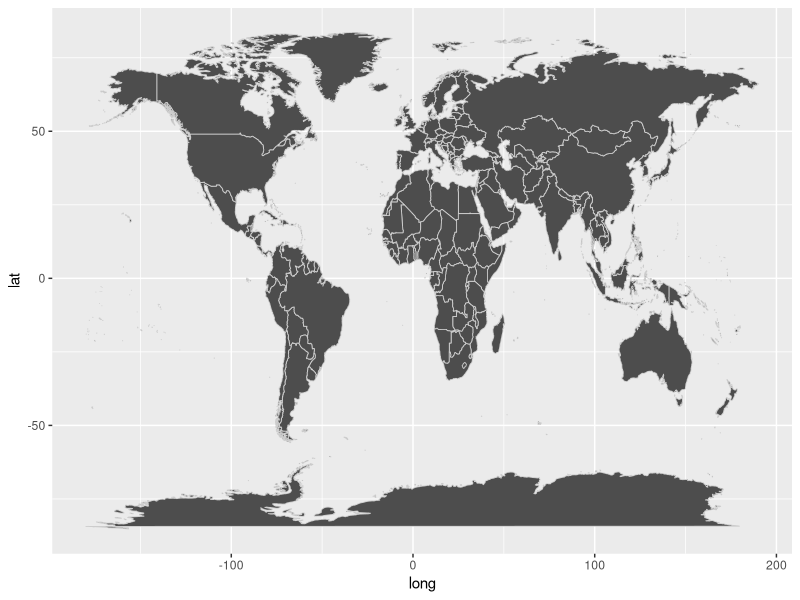
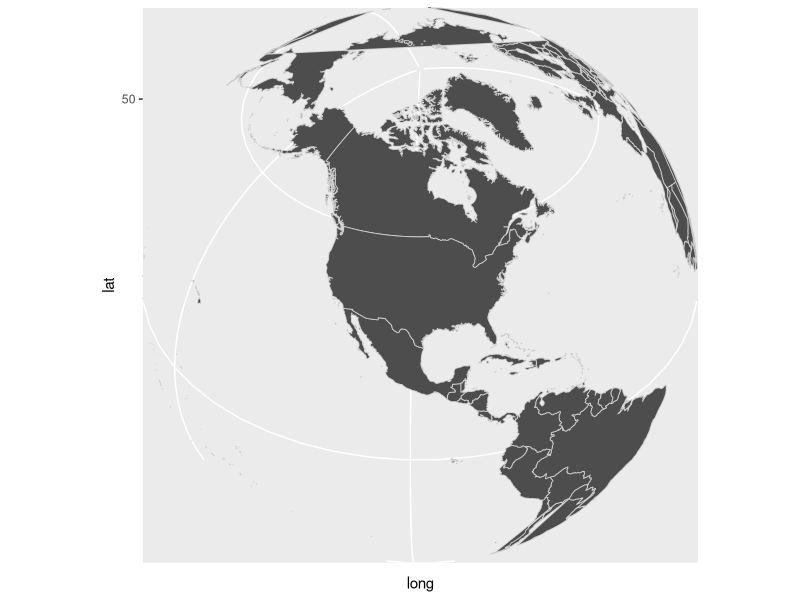
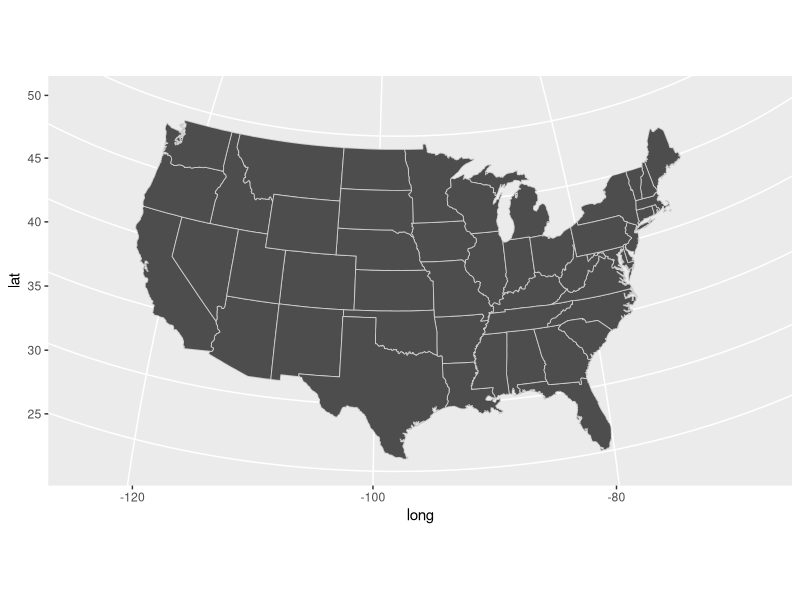
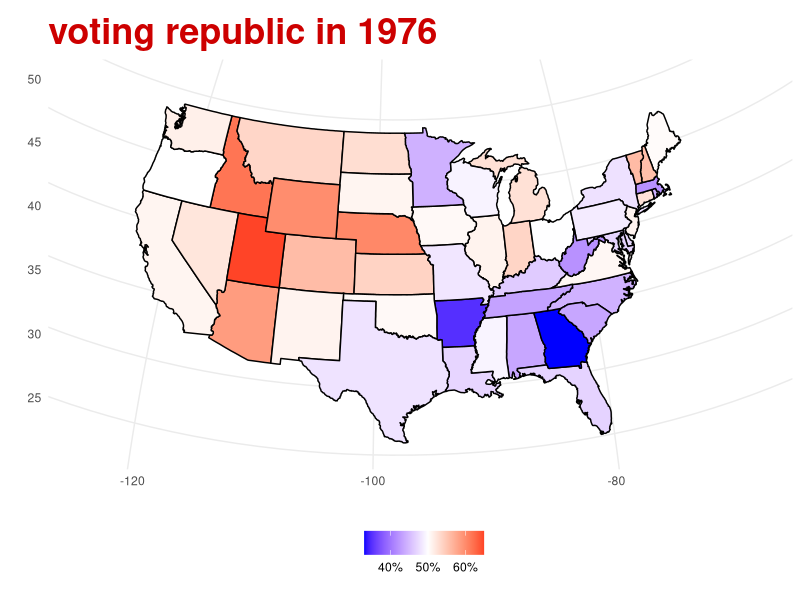

Source code (R) for these figures, in order:
library(tidyverse)
library(maps)
library(mapproj)
world_data<-map_data("world")%>%
  as_tibble()
world_data
#'tibble() is a nice way to create data frames.
#' It encapsulates best practices for data frames:
#' It never changes an input's type tibble() will automatically recycle inputs of length 1, 
#' and allows you to refer to variables that you just created
#' foreg: tibble
 tibble(
x = 1:5, 
y = 1, 
z = x ^ 2 + y
)
#world base
 world_base<-world_data %>%
   ggplot()+
   geom_map(
     aes(long,lat,map_id=region),
     map=world_data,
     color="gray80",
     fill="gray30",
     size=0.3
   )
 world_base
world_base+
  coord_map("ortho",orientation = c(39,-98,0))
US_tbl<-map_data("state")%>% as_tibble()
US_tbl
US_tbl%>% ggplot(aes(long,lat,map_id=region))+
  geom_map(map=US_tbl,
           color="gray80",fill="gray30",size=0.3)+
coord_map("ortho",orientation = c(39,-98,0))
#'now adding data to the map 
#'step1 using dplyr package to wrangel the data
#'step2 visualise the data using ggplot2
#'
repub_votong_tbl<- maps::votes.repub%>%
  as_tibble(rownames="state")%>%
  select(state,`1976`)%>%
  rename(repub_prop=`1976`)%>%
  mutate(repub_prop=repub_prop/100)%>%
  mutate(state=str_to_lower(state))
usa_voting_tbl<-US_tbl%>% left_join(repub_votong_tbl,by=c("region"="state"))  
usa_voting_tbl
usa_voting_tbl%>%ggplot(aes(long,lat,group=subregion))+
  geom_map(aes(map_id=region),
           map=US_tbl,
           color="gray80",
           fill="gray30",
           size=0.3)+
  coord_map("ortho",orientation = c(39,-98,0))+
  geom_polygon(aes(group=group,fill=repub_prop),color="black")+
  scale_fill_gradient2(low="blue",mid="white",high="red",
                       midpoint=0.5,labels=scales::percent)+
  theme_minimal()+
  labs(title="voting republic in 1976",
       x="",y="",fill="")+
  theme(plot.title=element_text(size=26,face = "bold",color="red3"),
        legend.position = "bottom"
        )
